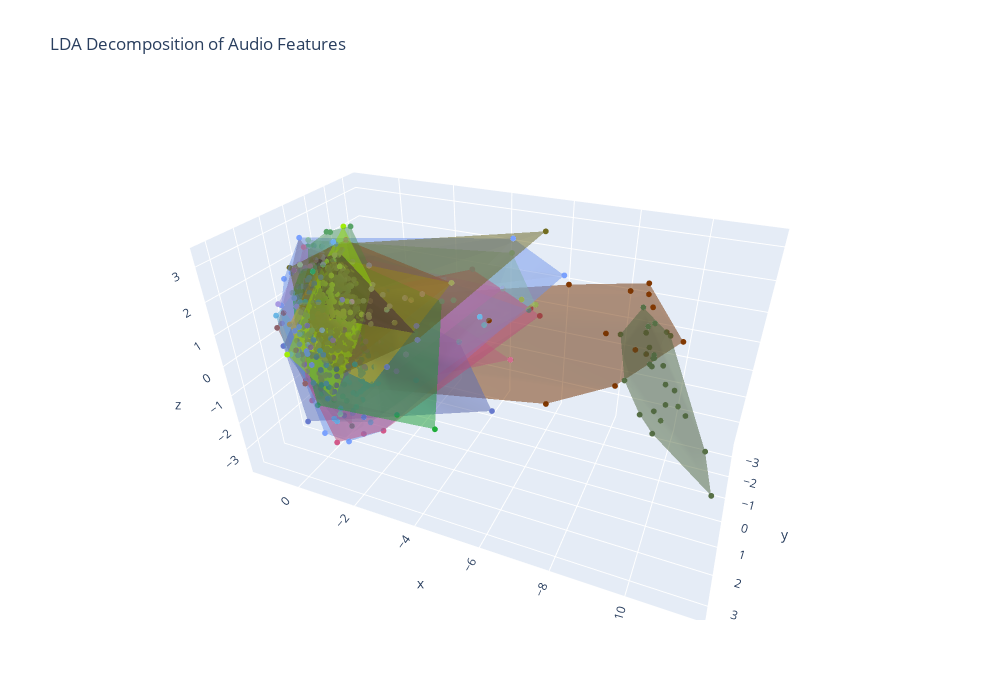

This figure's notebook cell:
### Code cell
ldaCoords = da.computeLDA(phaseSpace, identities, 3)
pcaCoords, pcaComponents = da.computePCA(phaseSpace, 2)

interpretedLabels = da.interpretDecomposedCoordinates(pcaComponents, featureNames)

idToName = dict(zip(data["id"], data["name"]))

fig1 = da.decompositionHull(ldaCoords, identities, idToName, alpha=0.05, title='LDA Decomposition of Audio Features')
#plt.legend(fontsize=12)
#plt.show()
fig1.write_html('3d.html')
fig2 = da.decompositionHull(pcaCoords, identities, idToName, 0.05)
plt.xlabel(interpretedLabels[0])
plt.ylabel(interpretedLabels[1])
plt.legend(fontsize=12)
#with open('index.html', 'w') as f:
#    f.write(mpld3.fig_to_html(plt.gcf()))
plt.show()
